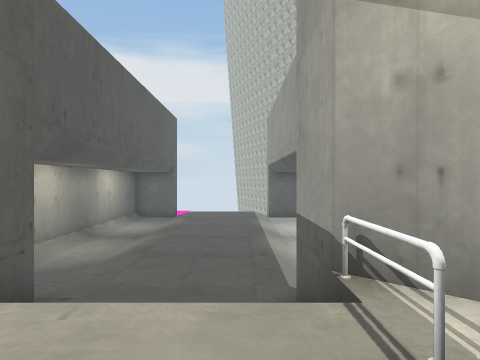
view 1 (above)

18 first-person views from a walk through a scene from a Unity 3-D project. The camera is 1.5 m above the floor, looks level and sees 70° across. Doors are open. The floor is counted in squares, 2 m on a side. Each view is taken from the middle of a square. On the plan, view 1 faces up. The plan holds only what a view shows up to about 11 squares ahead; the rest is blank. The place goes on beyond the plan. The player is left out. Some surface patterns are stand-ins.

view 2
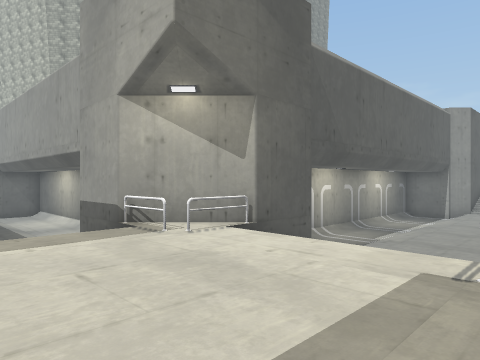

view 3
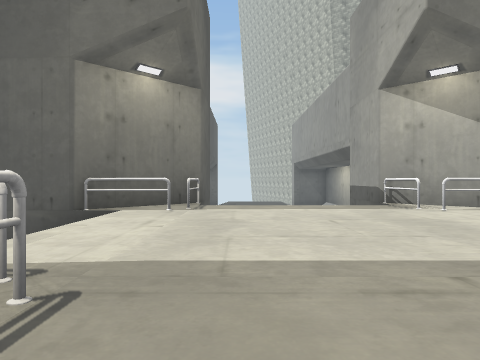

view 4
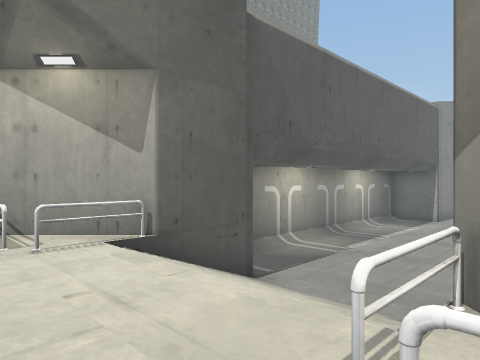

view 5
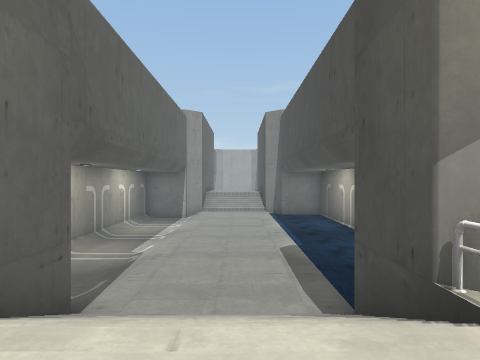

view 6
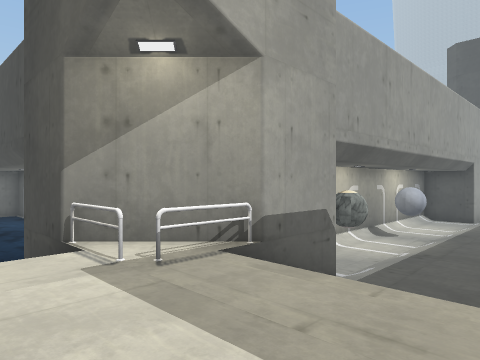

view 7
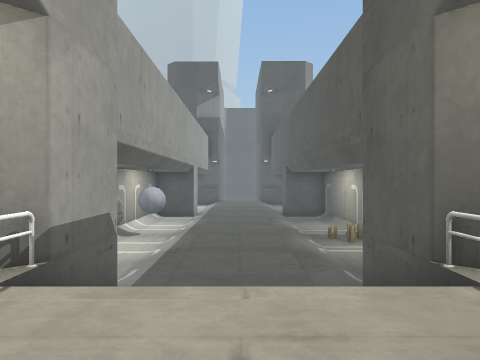

view 8
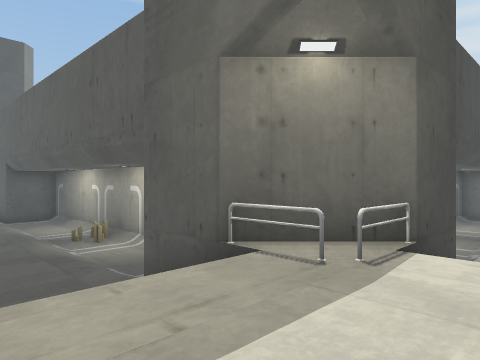

view 9
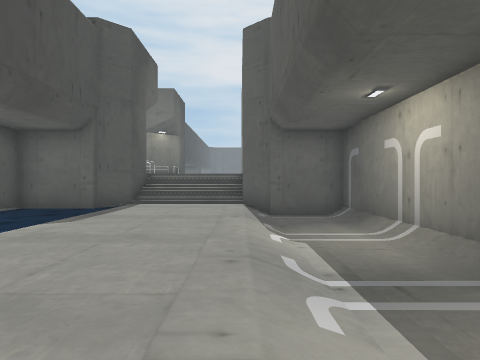

view 10
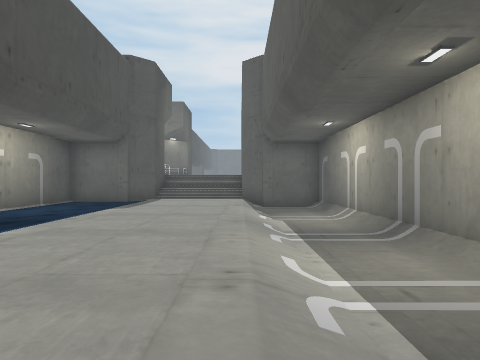

view 11
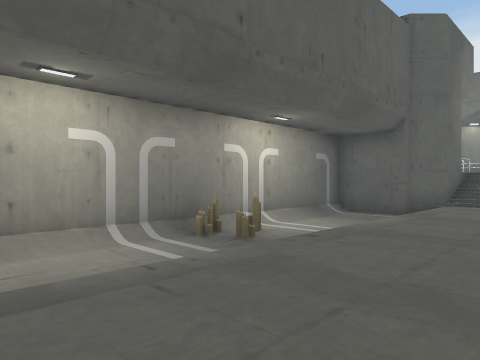

view 12
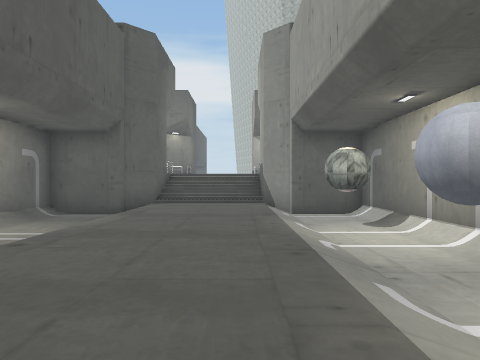

view 13
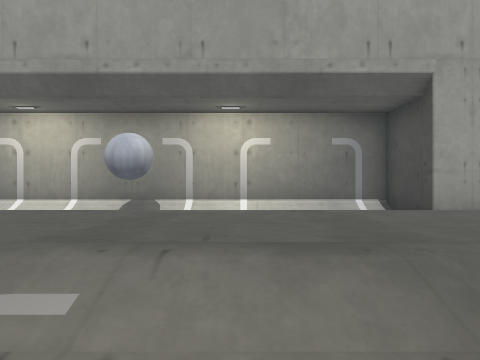

view 14
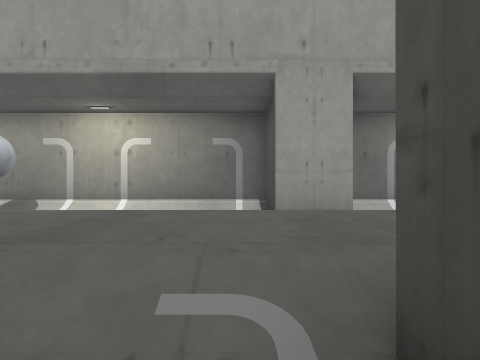

view 15
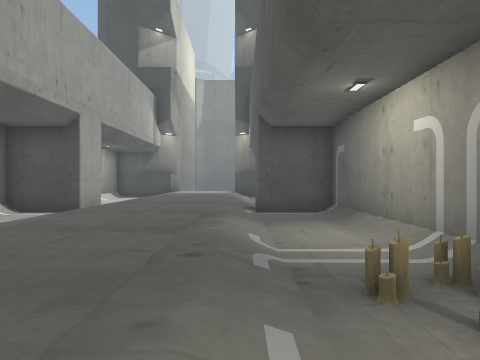

view 16
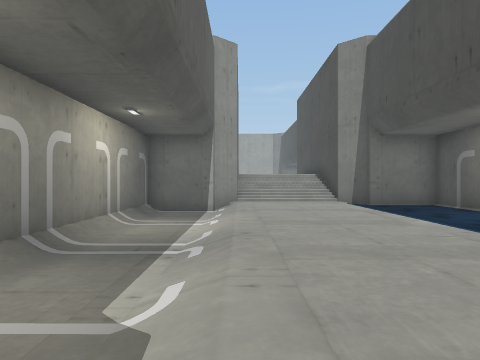

view 17
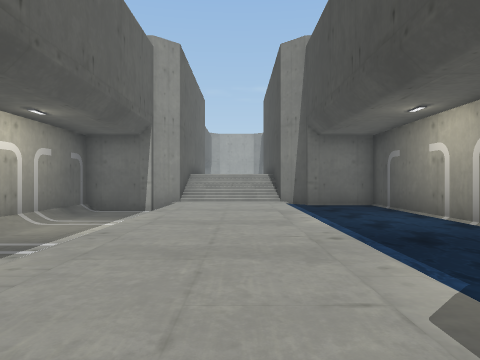

view 18
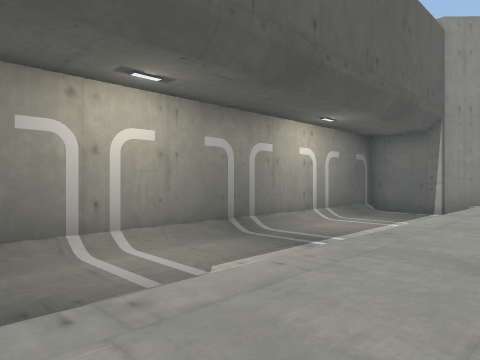

### Floor plan
Key: @ floor where view 1 was taken; # wall or solid block; . main floor; - floor 0.5 m lower than the main floor; : floor 2 m higher than the main floor; _ floor 2.75 m lower than the main floor; / step, stairs or slope; ~ water the walk can cross; ≈ water the walk keeps out of; R railing; C candle.
Columns run from 6 left of view 1 to 18 right of it. Each row starts with its distance up from view 1.
 11 _--/.../-
 10 _--/.../-
  9 _--/.../
  8  --/.../
  7   -/.../
  6   -/.../
  5    #...#
  4    #   #   ##############
  3   ##   ##  #------------#
  2  ##R///R####------------#
  1 ##R::::R/##..............
  0   /:::@:///..............
 -1   /:::::///..............
 -2 //R:::::///..............
 -3 ###R:::RR###~~~~~~~~~~~~~
 -4   ##/  ### #~~~~~~~~~~~~≈
 -5    #/  #   #~~~~~ ~~~~~~#
 -6   ##///##
 -7 ###/.../###
 -8 #--/.../--#
 -9 #--/.../--#
-10 #--/.../--#
-11 #--/.../--#
-12 #C//.../--#
-13 #CC/.../--#
-14 #--/...//-#
-15 #--/.../--#
-16 #--/.../ -#
-17 #--/.../ -#
-18 #--/.../--#
-19 #--/.../--#
-20 ###/.../###
-21   #/.../#

Where each view was taken, in squares from view 1:
view 1: 0 up, 0 right, facing up
view 2: 3 down, 2 left, facing up-right
view 3: 4 down, 2 left, facing up
view 4: 3 down, 0 right, facing up-right
view 5: 1 down, 0 right, facing right
view 6: 1 down, 2 left, facing down-right
view 7: 1 down, 1 left, facing down
view 8: 1 down, 0 right, facing down-left
view 9: 1 up, 15 right, facing left
view 10: 1 up, 18 right, facing left
view 11: 17 down, 0 right, facing up-left
view 12: 17 down, 0 right, facing up
view 13: 16 down, 5 left, facing right
view 14: 19 down, 5 left, facing right
view 15: 10 down, 3 left, facing down
view 16: 1 up, 7 right, facing right
view 17: 1 down, 7 right, facing right
view 18: 1 down, 7 right, facing up-right
